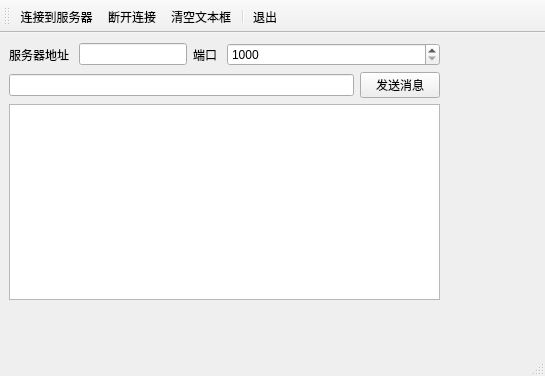
<?xml version="1.0" encoding="UTF-8"?>
<ui version="4.0">
 <class>MainWindow</class>
 <widget class="QMainWindow" name="MainWindow">
  <property name="geometry">
   <rect>
    <x>0</x>
    <y>0</y>
    <width>545</width>
    <height>376</height>
   </rect>
  </property>
  <property name="windowTitle">
   <string>TCP客户端</string>
  </property>
  <widget class="QWidget" name="centralwidget">
   <widget class="QWidget" name="">
    <property name="geometry">
     <rect>
      <x>9</x>
      <y>10</y>
      <width>431</width>
      <height>257</height>
     </rect>
    </property>
    <layout class="QVBoxLayout" name="verticalLayout_2">
     <item>
      <layout class="QVBoxLayout" name="verticalLayout">
       <item>
        <layout class="QHBoxLayout" name="horizontalLayout">
         <item>
          <widget class="QLabel" name="label">
           <property name="text">
            <string>服务器地址 </string>
           </property>
          </widget>
         </item>
         <item>
          <widget class="QLineEdit" name="lineEdit"/>
         </item>
         <item>
          <widget class="QLabel" name="label_2">
           <property name="text">
            <string>端口 </string>
           </property>
          </widget>
         </item>
         <item>
          <widget class="QSpinBox" name="spinServerPort">
           <property name="sizePolicy">
            <sizepolicy hsizetype="Minimum" vsizetype="Fixed">
             <horstretch>1</horstretch>
             <verstretch>0</verstretch>
            </sizepolicy>
           </property>
           <property name="minimum">
            <number>1000</number>
           </property>
           <property name="maximum">
            <number>9999</number>
           </property>
          </widget>
         </item>
        </layout>
       </item>
       <item>
        <layout class="QHBoxLayout" name="horizontalLayout_2">
         <item>
          <widget class="QLineEdit" name="editMessage"/>
         </item>
         <item>
          <widget class="QPushButton" name="btnSend">
           <property name="text">
            <string>发送消息</string>
           </property>
          </widget>
         </item>
        </layout>
       </item>
      </layout>
     </item>
     <item>
      <widget class="QPlainTextEdit" name="plainTextEdit"/>
     </item>
    </layout>
   </widget>
  </widget>
  <widget class="QStatusBar" name="statusbar"/>
  <widget class="QToolBar" name="toolBar">
   <property name="windowTitle">
    <string>toolBar</string>
   </property>
   <property name="toolButtonStyle">
    <enum>Qt::ToolButtonTextUnderIcon</enum>
   </property>
   <attribute name="toolBarArea">
    <enum>TopToolBarArea</enum>
   </attribute>
   <attribute name="toolBarBreak">
    <bool>false</bool>
   </attribute>
   <addaction name="actConn"/>
   <addaction name="actDisconn"/>
   <addaction name="actTextClear"/>
   <addaction name="separator"/>
   <addaction name="actExit"/>
  </widget>
  <action name="actConn">
   <property name="icon">
    <iconset resource="res.qrc">
     <normaloff>:/images/conn.JPG</normaloff>:/images/conn.JPG</iconset>
   </property>
   <property name="text">
    <string>连接到服务器</string>
   </property>
  </action>
  <action name="actDisconn">
   <property name="icon">
    <iconset resource="res.qrc">
     <normaloff>:/images/disconn.JPG</normaloff>:/images/disconn.JPG</iconset>
   </property>
   <property name="text">
    <string>断开连接</string>
   </property>
  </action>
  <action name="actTextClear">
   <property name="icon">
    <iconset resource="res.qrc">
     <normaloff>:/images/clear.bmp</normaloff>:/images/clear.bmp</iconset>
   </property>
   <property name="text">
    <string>清空文本框</string>
   </property>
  </action>
  <action name="actExit">
   <property name="icon">
    <iconset resource="res.qrc">
     <normaloff>:/images/exit.bmp</normaloff>:/images/exit.bmp</iconset>
   </property>
   <property name="text">
    <string>退出</string>
   </property>
  </action>
 </widget>
 <resources>
  <include location="res.qrc"/>
 </resources>
 <connections>
  <connection>
   <sender>actExit</sender>
   <signal>triggered()</signal>
   <receiver>MainWindow</receiver>
   <slot>close()</slot>
   <hints>
    <hint type="sourcelabel">
     <x>-1</x>
     <y>-1</y>
    </hint>
    <hint type="destinationlabel">
     <x>272</x>
     <y>187</y>
    </hint>
   </hints>
  </connection>
 </connections>
</ui>
